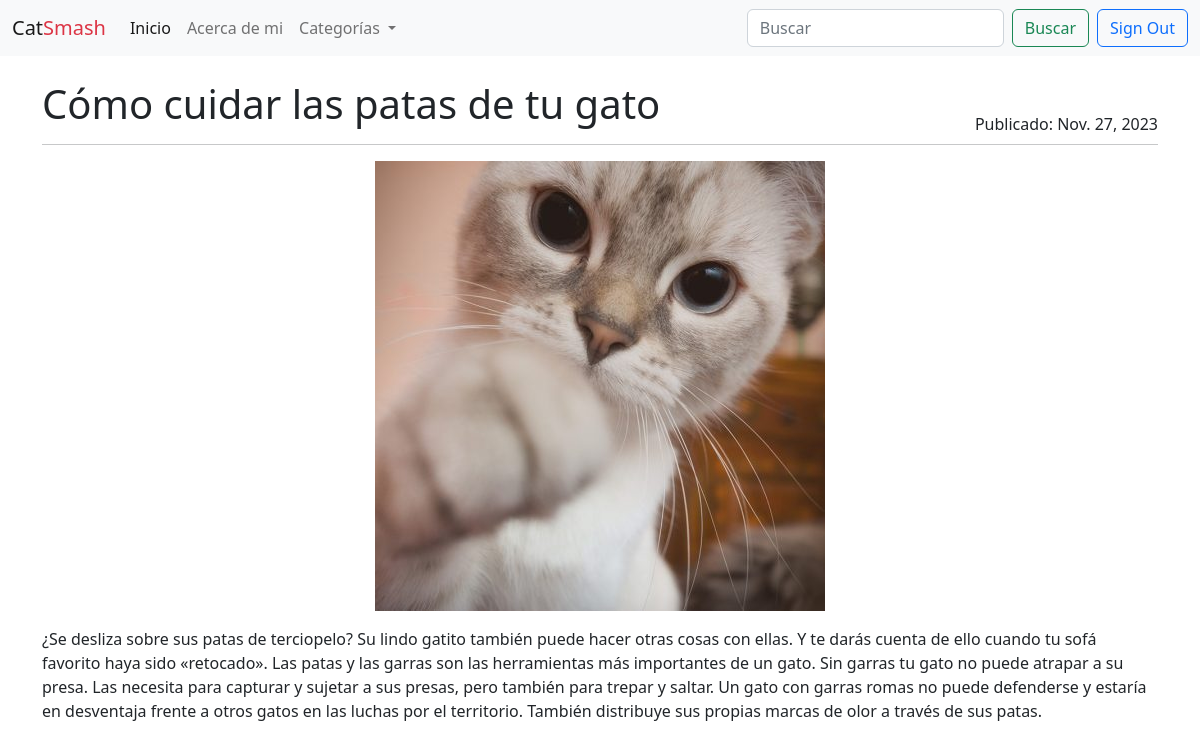
Screenshot of /article/cuidar-las-patas-de-tu-gato (signed in) with the database file from the repository.
### blog/models.py (models this page shows, shortened)
class Articulo(models.Model):
    titulo = models.CharField(max_length=255)
    subtitulo = models.CharField(max_length=255)
    cuerpo = RichTextField()
    autor = models.ForeignKey(settings.AUTH_USER_MODEL, on_delete=models.PROTECT)
    fecha = models.DateTimeField(auto_now_add=True)
    imagen = models.ImageField(upload_to='imagenes/', blank=True, null=True)
    slug = models.SlugField(unique=True)
    overview = models.TextField()
    categories = models.ManyToManyField("Category")
    featured = models.BooleanField(default=False)
    pub_date = models.DateTimeField(default=timezone.now)
    class Meta:
        ordering = ["-fecha"]

### blog/views.py (the view)
# urls.py: path('article/<slug:slug>', views.ArticleDetailView.as_view(), name="article"),
class ArticleDetailView(generic.DetailView):
    model = Articulo
    queryset = Articulo.objects.filter(
        pub_date__lte=timezone.now()
    )
    def get_context_data(self, **kwargs):
        context = super().get_context_data(**kwargs)
        context['categories'] = Category.objects.all()
        return context

### blog/templatetags/markdown_extras.py (called while the page is built)
@register.filter()
@stringfilter
def markdown(value):
    return md.markdown(value, extensions=[
        'markdown.extensions.fenced_code',
        'markdown.extensions.toc',
    ])

### blog/templates/blog/articulo_detail.html
{% extends 'base.html' %} {% block content %} {% load markdown_extras %}
<div class="container-xxl bd-gutter mt-3 my-md-4 bd-layout">
  <main class="container">
    <div class="row g-5">
      <div class="col-md-12">
        <div class="row">
          <div class="d-flex justify-content-between">
            <h1>{{ articulo.titulo }}</h1>
            <div class="align-self-end">
              Publicado: {{ articulo.pub_date.date }}
            </div>
          </div>
        </div>
        <hr class="d-none d-md-block my-2 mb-3 mt-2" />
        {% if articulo.imagen %}
        <div class="text-center">
          <img src="{{ articulo.imagen.url }}" class="img-fluid" alt="imagen" />
        </div>
        {% endif %}
        <p>{{ articulo.cuerpo | markdown | safe }}</p>
      </div>
    </div>
  </main>
</div>
{% endblock content %}

### rows the page displays
Articulo: titulo "Cómo cuidar las patas de tu gato", pub_date "Nov. 27, 2023", imagen (picture), cuerpo "¿Se desliza sobre sus patas de terciopelo? Su lindo gatito también puede hacer otras cosas con ellas. Y te darás cuenta de ello cuando tu sofá favorito haya sido «retocado». Las patas y las garras son las herramientas más importantes de un gato. Sin garras tu gato no puede atrapar a su presa. Las necesita para capturar y sujetar a sus presas, pero también para trepar y saltar. Un gato con garras romas no puede defenderse y estaría en desventaja frente a otros gatos en las luchas por el territorio. También distribuye sus propias marcas de olor a través de sus patas."
